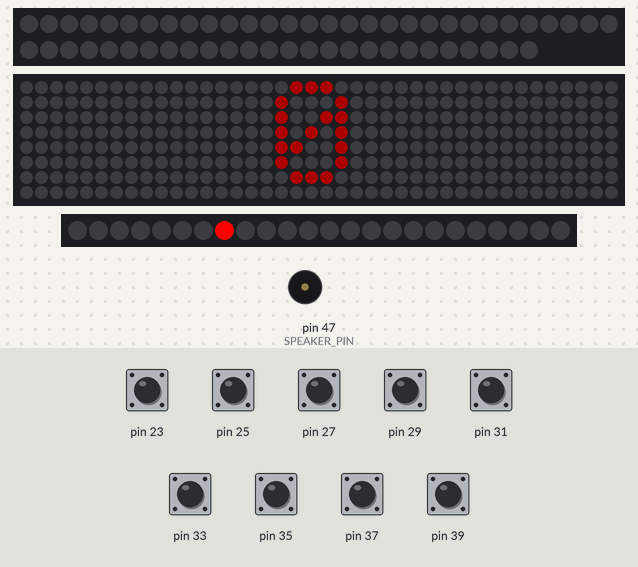
Simulated run of this sketch. Board: Arduino Mega 2560, built with avr-gcc and run on an emulated ATmega2560. Shown: 56 RGB LEDs in strip order, left to right, continuing on the next row, 40×8 RGB LED matrix (first LED top left, wired row by row), 24 RGB LEDs in strip order, left to right, buzzer (waves = sounding). The inputs (shaded band) are chosen by the test bench; at power-on: pin 23, pin 25, pin 27, pin 29, pin 31, pin 33, pin 35, pin 37, pin 39 HIGH. Dim RGB values are drawn brighter than linear.

Above: at 1.2 s.
1.3 s: pin 39 pulled LOW for 0.15 s
At 1.88 s:
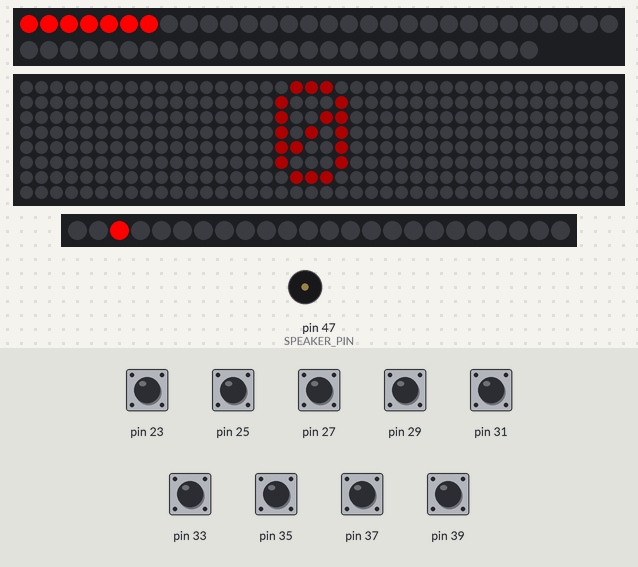
2.0 s: pin 23 pulled LOW for 0.15 s
At 2.58 s:
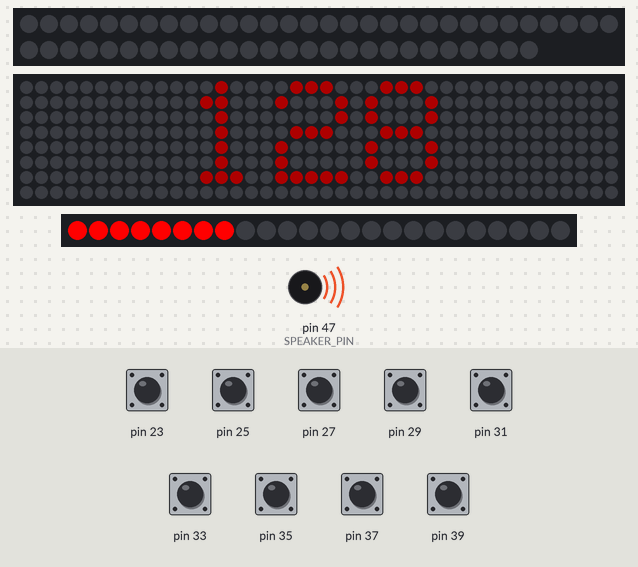
2.7 s: pin 25 pulled LOW for 1 s
At 3.42 s:
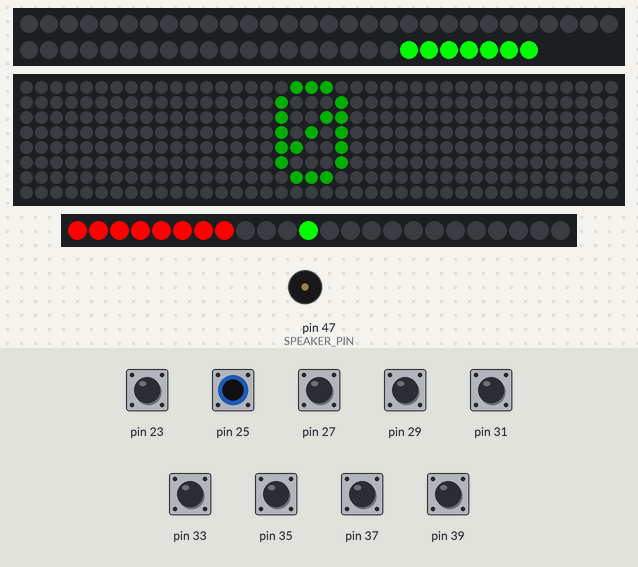
4.3 s: pin 23 pulled LOW for 1 s
At 4.85 s:
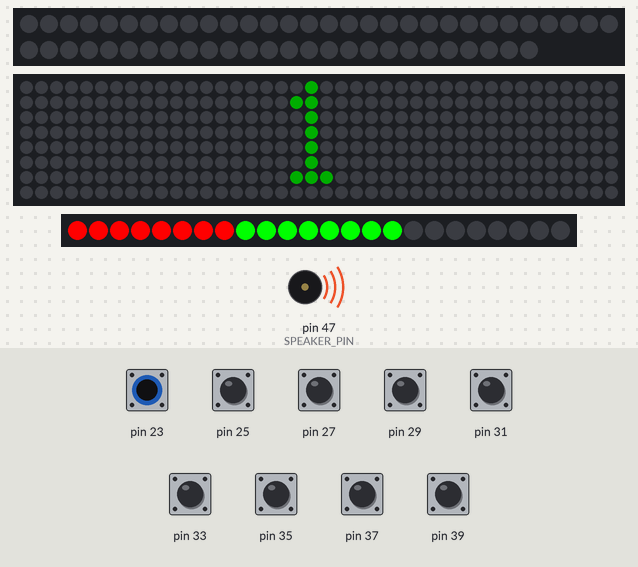
5.9 s: pin 35 pulled LOW for 0.15 s
At 6.46 s:
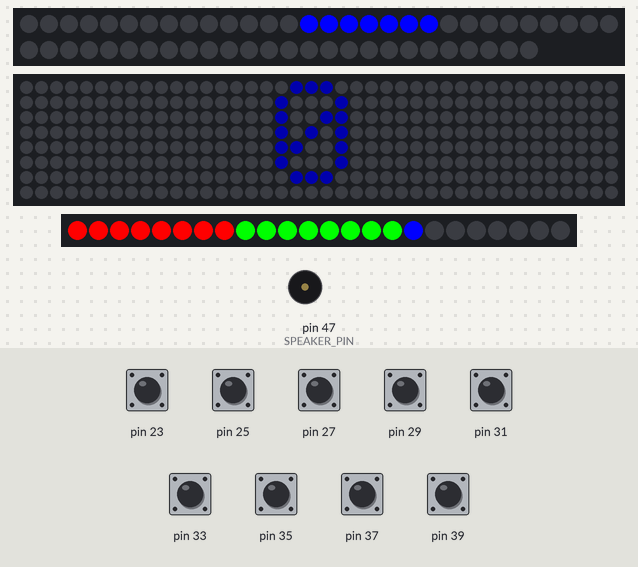
6.6 s: pin 27 pulled LOW for 0.15 s
At 6.85 s:
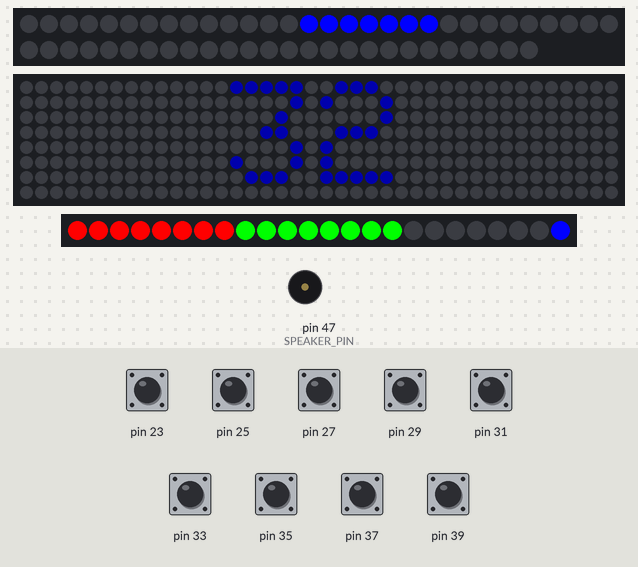
Timing chart, 0 to 8.3 s (numbered marks = the images above; inputs shaded):
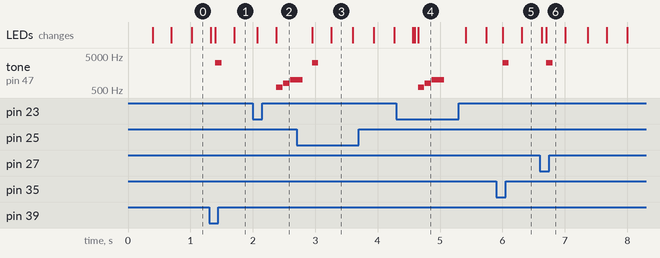

The sketch:

binary-color-small.ino
```cpp
#include <Adafruit_GFX.h>
#include <Adafruit_NeoMatrix.h>
#include <Adafruit_NeoPixel.h>
#include <CapacitiveSensor.h>

#define CAPACITIVE_THRESHOLD 10

#define JEWEL_PIN 53
#define MATRIX_PIN 49
#define STICK_PIN 51
#define SPEAKER_PIN 47

#define JEWEL_SIZE 7
#define MATRIX_SIZE 8
#define STICK_SIZE 8

unsigned long debounceDelay = 50;
unsigned long lastDebounceTimes[] = {0, 0, 0, 0, 0, 0, 0, 0, 0};
bool lastSensorStates[] = {false, false, false, false, false, false, false, false, false};
bool sensorStates[] = {false, false, false, false, false, false, false, false, false};

CapacitiveSensor s1 = CapacitiveSensor(41, 23);
CapacitiveSensor s2 = CapacitiveSensor(41, 25);
CapacitiveSensor s3 = CapacitiveSensor(41, 27);
CapacitiveSensor s4 = CapacitiveSensor(41, 29);
CapacitiveSensor s5 = CapacitiveSensor(41, 31);
CapacitiveSensor s6 = CapacitiveSensor(41, 33);
CapacitiveSensor s7 = CapacitiveSensor(41, 35);
CapacitiveSensor s8 = CapacitiveSensor(41, 37);
CapacitiveSensor s9 = CapacitiveSensor(41, 39);
CapacitiveSensor *sensors[] = {&s1, &s2, &s3, &s4, &s5, &s6, &s7, &s8, &s9};

byte bytes[] = {0, 0, 0};
int currentByteIndex = 0;
int currentStickSwipePixel = 0;

bool attractMode = true;
long timeSinceActive = 0;

Adafruit_NeoMatrix matrix = Adafruit_NeoMatrix(MATRIX_SIZE, MATRIX_SIZE, 5, 1, MATRIX_PIN,
  NEO_TILE_TOP   + NEO_TILE_LEFT   + NEO_TILE_ROWS   + NEO_TILE_PROGRESSIVE +
  NEO_MATRIX_TOP + NEO_MATRIX_LEFT + NEO_MATRIX_ROWS + NEO_MATRIX_PROGRESSIVE,
  NEO_GRB + NEO_KHZ800);

Adafruit_NeoPixel jewels = Adafruit_NeoPixel(JEWEL_SIZE * 8, JEWEL_PIN, NEO_GRB + NEO_KHZ800);
Adafruit_NeoPixel sticks = Adafruit_NeoPixel(STICK_SIZE * 3, STICK_PIN, NEO_GRB + NEO_KHZ800);

void setup() {
  Serial.begin(9600);
  initPixels();
  displayCurrentByte();
}

void loop() {
  checkSensors();
  swipeStick(currentByteIndex, currentByteColor32());
  delay(30);
}

void checkSensors() {
  if (checkSensorPressed(0)) {
    fillStick(currentByteIndex, currentByteColor32());
    for (int i = 0; i < 8; i++) {
      resetJewel(i);
    }
    currentByteIndex++;
    if (currentByteIndex == 3) {
      toneColorSet();
      displayCurrentColor();
      outputBytes();
      resetBytes();
      for (int i = 0; i < 3; i++) {
        resetStick(i);
      }
    } else {
      toneByteSet();
      displayCurrentByte();
    }
  }

  for (int i = 0; i < 8; i++) {
    if (checkSensorPressed(i+1)) {
      if (toggleBit(i)) {
        toneBitOn();
        toggleJewelOn(8-i-1, currentByteColor32());
      } else {
        toneBitOff();
        toggleJewelOff(8-i-1);
      }
      displayCurrentByte();
    }
  }
}

bool checkSensorPressed(int i) {
  bool pressed = false;
  long m = sensors[i]->capacitiveSensor(5);
  bool reading = m > CAPACITIVE_THRESHOLD;

  if (reading != lastSensorStates[i]) {
    lastDebounceTimes[i] = millis();
  }

  if (millis() - lastDebounceTimes[i] > debounceDelay) {
    if (reading != sensorStates[i]) {
      sensorStates[i] = reading;

      if (reading) {
        pressed = true;
        timeSinceActive = 0;
      }
    }
  }

  lastSensorStates[i] = reading;
  return pressed;
}

uint16_t currentByteColor16() {
  return matrix.Color(255 * (currentByteIndex == 0), 255 * (currentByteIndex == 1), 255 * (currentByteIndex == 2));
}

uint32_t currentByteColor32() {
  return jewels.Color(255 * (currentByteIndex == 0), 255 * (currentByteIndex == 1), 255 * (currentByteIndex == 2));
}

void displayCurrentByte() {
  matrix.fillScreen(0);
  matrix.setTextColor(currentByteColor16());

  String dec = String(bytes[currentByteIndex], DEC);

  matrix.setCursor(20 - 3 * dec.length(), 0);
  matrix.print(dec);

  matrix.show();
}

void displayCurrentColor() {
  uint16_t color = matrix.Color(bytes[0], bytes[1], bytes[2]);
  uint16_t white = matrix.Color(255, 255, 255);

  matrix.fillScreen(0);
  matrix.setTextColor(color);

  char hex[8];
  sprintf(hex, "%02X%02X%02X", bytes[0], bytes[1], bytes[2]);

  matrix.setCursor(5, 0);
  matrix.print(hex);

  for (int i = 0; i < 4; i++) {
    matrix.drawPixel(i, 2, white);
    matrix.drawPixel(i, 4, white);
  }
  for (int i = 0; i < 5; i++) {
    matrix.drawPixel(1, i+1, white);
    matrix.drawPixel(2, i+1, white);
  }

  matrix.show();
}

void initPixels() {
  jewels.begin();
  jewels.show();

  matrix.begin();
  matrix.setBrightness(50);
  matrix.setTextWrap(false);
  matrix.show();

  sticks.begin();
  sticks.show();
}

void outputBytes() {
  Serial.println(String(bytes[0]) + ',' + String(bytes[1]) + ',' + String(bytes[2]));
}

void resetBytes() {
  bytes[0] = 0;
  bytes[1] = 0;
  bytes[2] = 0;
  currentByteIndex = 0;
}

bool toggleBit(int i) {
  bytes[currentByteIndex] = bytes[currentByteIndex] ^ (1 << i);
  return bytes[currentByteIndex] & (1 << i);
}

void toneBitOn() {
  noTone(SPEAKER_PIN);
  tone(SPEAKER_PIN, 3200, 100);
  delay(110);
}

void toneBitOff() {
  noTone(SPEAKER_PIN);
  tone(SPEAKER_PIN, 2800, 100);
  delay(110);
}

void toneByteSet() {
  noTone(SPEAKER_PIN);
  tone(SPEAKER_PIN, 600, 100);
  delay(110);
  tone(SPEAKER_PIN, 800, 100);
  delay(110);
  tone(SPEAKER_PIN, 1000, 200);
  delay(220);
}

void toneColorSet() {
  int i;
  noTone(SPEAKER_PIN);
  for (i = 0; i < 8; i++) {
    tone(SPEAKER_PIN, 200 + 200 * i, 50);
    delay(55);
  }
  noTone(SPEAKER_PIN);
  for (i = 0; i < 8; i++) {
    tone(SPEAKER_PIN, 400 + 200 * i, 50);
    delay(55);
  }
  noTone(SPEAKER_PIN);
  for (i = 0; i < 8; i++) {
    tone(SPEAKER_PIN, 800 + 200 * i, 50);
    delay(55);
  }
  tone(SPEAKER_PIN, 800 + 200 * i, 500);
  delay(550);
}

void fillStick(int i, uint32_t color) {
  resetStick(i);
  for (int j = STICK_SIZE * i; j < STICK_SIZE * (i + 1); j++) {
    sticks.setPixelColor(j, color);
    sticks.show();
    delay(30);
  }
}

void resetJewel(int i) {
  for (int j = JEWEL_SIZE * i; j < JEWEL_SIZE * (i + 1); j++) {
    jewels.setPixelColor(j, 0);
  }
  jewels.show();
}

void resetStick(int i) {
  for (int j = STICK_SIZE * i; j < STICK_SIZE * (i + 1); j++) {
    sticks.setPixelColor(j, 0);
  }
  sticks.show();
}

void swipeStick(int i, uint32_t color) {
  resetStick(i);
  int pixel = currentStickSwipePixel;
  if (pixel >= STICK_SIZE) {
    pixel = STICK_SIZE - (pixel - STICK_SIZE) - 1;
  }
  sticks.setPixelColor(STICK_SIZE * i + pixel, color);
  currentStickSwipePixel = (currentStickSwipePixel + 1) % (STICK_SIZE * 2);
  sticks.show();
}

void toggleJewelOn(int i, uint32_t color) {
  for (int j = JEWEL_SIZE * i; j < JEWEL_SIZE * (i + 1); j++) {
    jewels.setPixelColor(j, color);
    jewels.show();
    delay(30);
  }
}

void toggleJewelOff(int i) {
  for (int j = JEWEL_SIZE * (i + 1) - 1; j >= JEWEL_SIZE * i; j--) {
    jewels.setPixelColor(j, 0);
    jewels.show();
    delay(30);
  }
}
```

Measured:
- after the input at 1.3 s, tone on pin 47 (SPEAKER_PIN): silent → 3200 Hz after 0.10 s, → silent 0.10 s later
- after the input at 2.0 s, tone on pin 47 (SPEAKER_PIN): plays 600 Hz for 0.10 s, 800 Hz for 0.10 s, 1000 Hz for 0.10 s, starting after 0.38 s; the LEDs: first differ from a run without the input after 0.38 s (image 2)
- after the input at 4.3 s, tone on pin 47 (SPEAKER_PIN): plays 600 Hz for 0.10 s, 800 Hz for 0.10 s, 1000 Hz for 0.20 s, starting after 0.35 s
- after the input at 5.9 s, tone on pin 47 (SPEAKER_PIN): silent → 3200 Hz after 0.10 s, → silent 0.10 s later
- after the input at 6.6 s, tone on pin 47 (SPEAKER_PIN): silent → 3200 Hz after 0.10 s, → silent 0.10 s later
